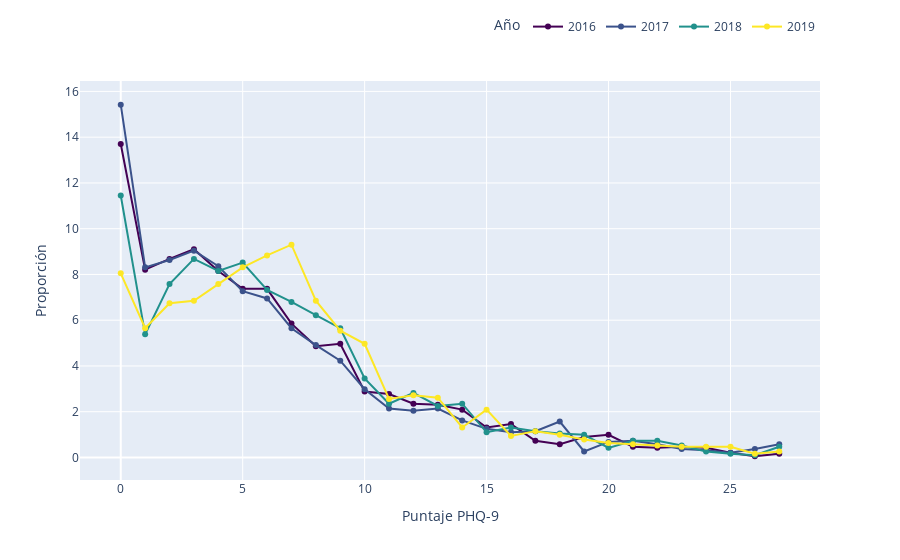

Notebook code for this chart:
### Code cell
gf_phq_global=(px.line(df_phq_gl,
    x='s11_phq9',
        y='prop',
        color='ola',
        markers=True,
        color_discrete_sequence=['#440154','#3b528b','#21918c','#fde725'],
        labels=dict(prop='Proporción',
                   ola='Año',
                   s11_phq9='Puntaje PHQ-9')).
   update_layout(legend=dict(
    orientation="h",
    yanchor="bottom",
    y=1.1,
    xanchor="right",
    x=1)))
gf_phq_global

### Figure 1 — Plotly figure (JSON) as saved in the notebook; plotly's stock layout.template omitted (floating-point values rounded to 4 significant figures)
{"data": [{"hovertemplate": "Año=2016<br>Puntaje PHQ-9=%{x}<br>Proporción=%{y}<extra></extra>", "legendgroup": "2016", "line": {"color": "#440154", "dash": "solid"}, "marker": {"symbol": "circle"}, "mode": "lines+markers", "name": "2016", "orientation": "v", "showlegend": true, "type": "scatter", "x": [0, 1, 2, 3, 4, 5, 6, 7, 8, 9, 10, 11, 12, 13, 14, 15, 16, 17, 18, 19, 20, 21, 22, 23, 24, 25, 26, 27], "xaxis": "x", "y": [13.7, 8.21, 8.68, 9.1, 8.15, 7.37, 7.37, 5.85, 4.86, 4.97, 2.88, 2.77, 2.35, 2.3, 2.09, 1.31, 1.46, 0.73, 0.58, 0.89, 0.99, 0.47, 0.42, 0.47, 0.42, 0.21, 0.05, 0.16], "yaxis": "y"}, {"hovertemplate": "Año=2017<br>Puntaje PHQ-9=%{x}<br>Proporción=%{y}<extra></extra>", "legendgroup": "2017", "line": {"color": "#3b528b", "dash": "solid"}, "marker": {"symbol": "circle"}, "mode": "lines+markers", "name": "2017", "orientation": "v", "showlegend": true, "type": "scatter", "x": [0, 1, 2, 3, 4, 5, 6, 7, 8, 9, 10, 11, 12, 13, 14, 15, 16, 17, 18, 19, 20, 21, 22, 23, 24, 25, 26, 27], "xaxis": "x", "y": [15.42, 8.31, 8.63, 9.04, 8.36, 7.27, 6.95, 5.65, 4.91, 4.23, 2.98, 2.14, 2.04, 2.14, 1.62, 1.25, 1.1, 1.15, 1.57, 0.26, 0.68, 0.73, 0.58, 0.37, 0.31, 0.21, 0.37, 0.58], "yaxis": "y"}, {"hovertemplate": "Año=2018<br>Puntaje PHQ-9=%{x}<br>Proporción=%{y}<extra></extra>", "legendgroup": "2018", "line": {"color": "#21918c", "dash": "solid"}, "marker": {"symbol": "circle"}, "mode": "lines+markers", "name": "2018", "orientation": "v", "showlegend": true, "type": "scatter", "x": [0, 1, 2, 3, 4, 5, 6, 7, 8, 9, 10, 11, 12, 13, 14, 15, 16, 17, 18, 19, 20, 21, 22, 23, 24, 25, 26, 27], "xaxis": "x", "y": [11.45, 5.38, 7.58, 8.68, 8.15, 8.52, 7.32, 6.8, 6.22, 5.65, 3.45, 2.35, 2.82, 2.25, 2.35, 1.1, 1.31, 1.15, 1.05, 0.99, 0.42, 0.73, 0.73, 0.52, 0.26, 0.16, 0.1, 0.47], "yaxis": "y"}, {"hovertemplate": "Año=2019<br>Puntaje PHQ-9=%{x}<br>Proporción=%{y}<extra></extra>", "legendgroup": "2019", "line": {"color": "#fde725", "dash": "solid"}, "marker": {"symbol": "circle"}, "mode": "lines+markers", "name": "2019", "orientation": "v", "showlegend": true, "type": "scatter", "x": [0, 1, 2, 3, 4, 5, 6, 7, 8, 9, 10, 11, 12, 13, 14, 15, 16, 17, 18, 19, 20, 21, 22, 23, 24, 25, 26, 27], "xaxis": "x", "y": [8.05, 5.65, 6.74, 6.85, 7.58, 8.31, 8.83, 9.3, 6.85, 5.54, 4.97, 2.56, 2.72, 2.61, 1.31, 2.09, 0.94, 1.15, 0.99, 0.78, 0.63, 0.58, 0.52, 0.47, 0.47, 0.47, 0.16, 0.26], "yaxis": "y"}], "layout": {"autosize": true, "legend": {"orientation": "h", "title": {"text": "Año"}, "tracegroupgap": 0, "x": 1, "xanchor": "right", "y": 1.1, "yanchor": "bottom"}, "margin": {"t": 60}, "xaxis": {"anchor": "y", "autorange": true, "domain": [0, 1], "range": [-1.648, 28.65], "title": {"text": "Puntaje PHQ-9"}, "type": "linear"}, "yaxis": {"anchor": "x", "autorange": true, "domain": [0, 1], "range": [-1.145, 16.61], "title": {"text": "Proporción"}, "type": "linear"}}}
